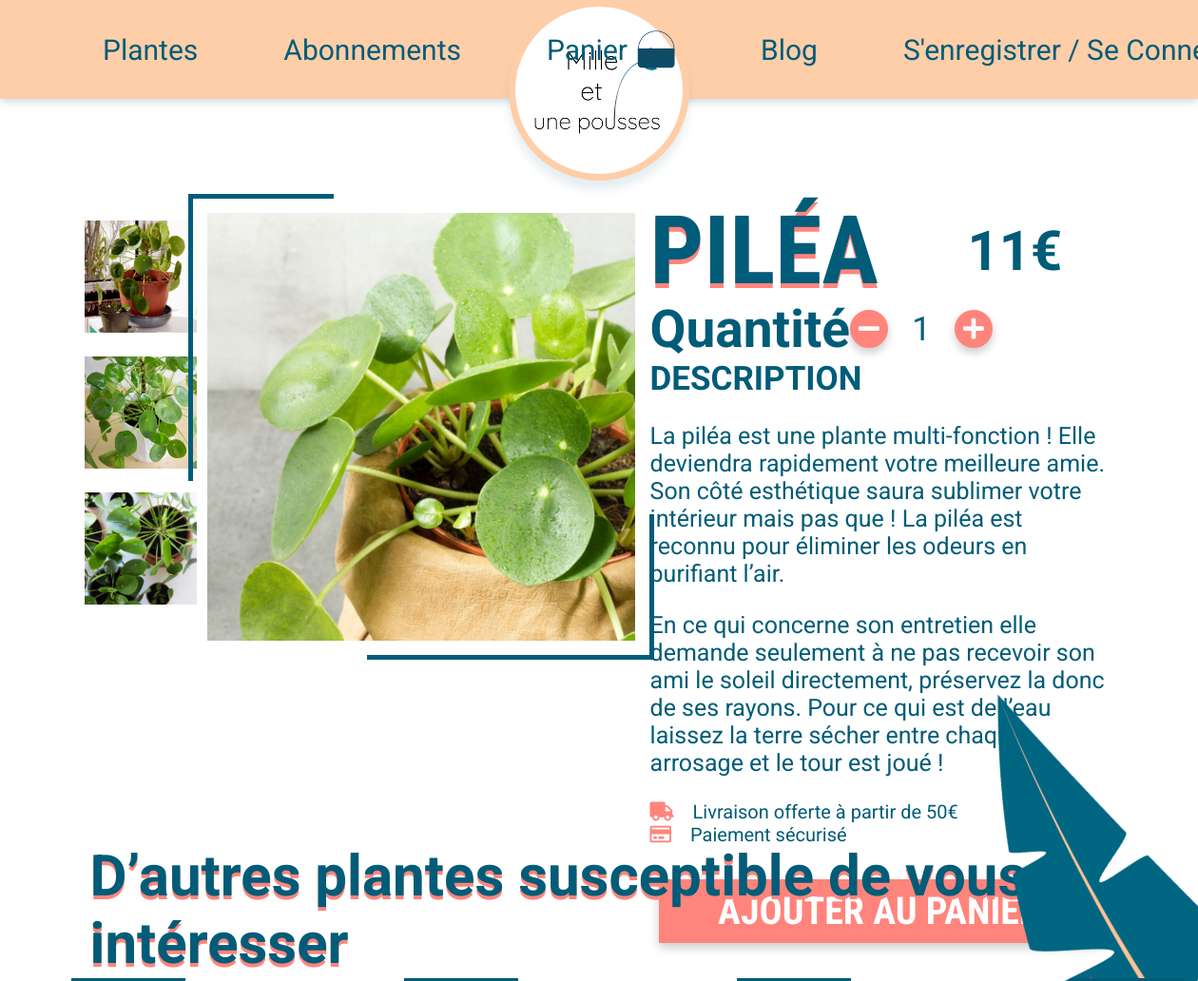
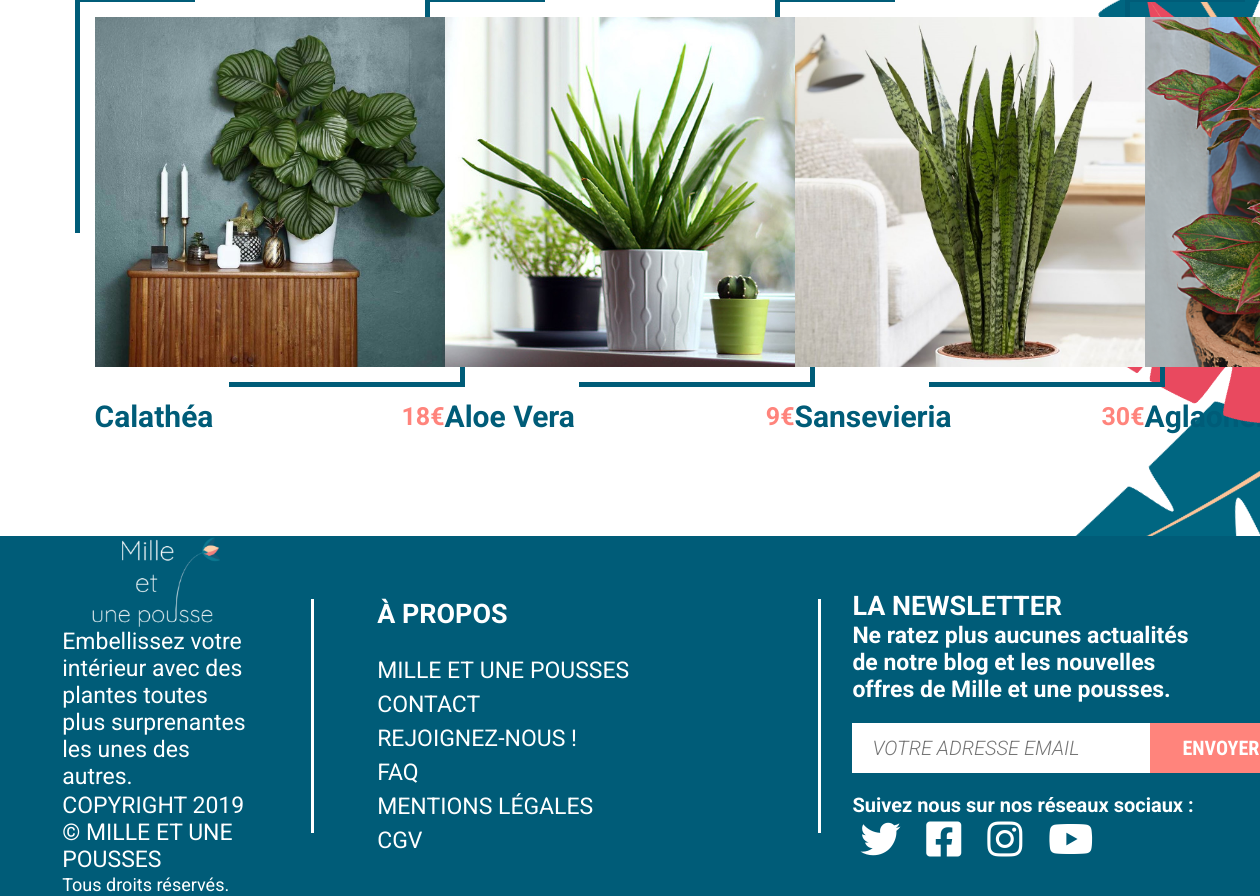
The app's page /product/details/Piléa with its own data (2 pictures, top to bottom).
### tables this page shows
CREATE TABLE `product_images` (
  `id` int(11) NOT NULL,
  `path` text NOT NULL,
  `alt` varchar(255) NOT NULL,
  `sort_order` int(11) NOT NULL,
  `product_id` int(11) NOT NULL
);

CREATE TABLE `products` (
  `id` int(11) NOT NULL,
  `name` varchar(100) NOT NULL,
  `price` int(11) NOT NULL,
  `description` text NOT NULL,
  `options` varchar(55) DEFAULT NULL,
  `maintenance` text
);

### src/Controllers/ProductController.php (called while the page is built, shortened)
<?php
class ProductController {
  public function detailsAction($name) {
    $name = urldecode($name);
    $pdo = Connection::getInstance();
    $product = Product::getProductByName($pdo, $name);
    $images = Image::getByName($pdo, $name);
    $otherProducts = Product::getOtherProducts($pdo, $name);
    shuffle($otherProducts);
    include "./product.php";
  }
}

### public/index.php (called while the page is built, shortened)
<?php
$request_url = $_SERVER['REQUEST_URI'];
$path = parse_url($request_url, PHP_URL_PATH);
$url_composants = explode("/", $path, 4);
if (isset($url_composants[3])) {
  $argument = $url_composants[3];
} else {
  $argument = null;
}
if (isset($url_composants[1])) {
  if (strlen($url_composants[1]) == 0) {
    $controller_name = "index";
  } else {
    $controller_name = $url_composants[1];
  }
} else {
  $controller_name = "index";
}
if (isset($url_composants[2])) {
  $action_name = $url_composants[2];
} else {
  $action_name = "index";
}
try {
  list($controller, $action) = Services\Router::load($controller_name, $action_name);
} catch (Services\Exception\ControllerNotFound $e) {
  $controller = new Controllers\ErrorController();
  $action = "e404";
  $argument = $e;
} catch (Services\Exception\ActionNotFound $e) {
  $controller = new Controllers\ErrorController();
  $action = "e404";
  $argument = $e;
} catch (Exception $e) {
  $controller = new Controllers\ErrorController();
  $action = "e500";
  $argument = $e;
}
$result = $controller->$action($argument);

### src/Models/Image.php (called while the page is built, shortened)
<?php
class Image {
  public static function getByName($pdo, $name) {
    $sql = "SELECT path, alt FROM `product_images` LEFT JOIN products ON products.id = product_images.product_id WHERE products.name = :name AND product_images.sort_order = 2";
    $q = $pdo->prepare($sql);
    $q->bindParam("name", $name);
    $q->execute();
    return $q->fetchAll();
  }
}

### src/Models/Product.php (called while the page is built, shortened)
<?php
class Product {
  public static function getProductByName($pdo, $name) {
    $sql = "SELECT products.id, products.price, products.description, products.maintenance, product_images.path, product_images.alt
            FROM products
            LEFT JOIN product_images ON product_images.product_id = products.id
            WHERE name = :name AND product_images.sort_order = 1";
    $q = $pdo->prepare($sql);
    $q->bindParam("name", $name);
    $q->execute();
    return $q->fetch();
  }
  public static function getOtherProducts($pdo, $name) {
    $sql = "SELECT products.id, products.name, products.price, product_images.path, product_images.alt
            FROM products
            LEFT JOIN product_images ON products.id = product_images.product_id
            WHERE product_images.sort_order = 1 AND products.name <> :name";
    $q = $pdo->prepare($sql);
    $q->bindParam("name", $name);
    $q->execute();
    return $q->fetchAll();
  }
}

### src/views/product.php (the view, shortened to what this page needs)
<?php include "./inc/head.php";?>
<main class="productPage">
    <section class="product-one">
        <div class="container">
            <div class="imgs">
                <?php foreach ($images as $image): ?>
                <div class="otherImg">
                    <img class="imgsProduct" src="<?php echo $image["path"] ?>" alt="<?php echo $image["alt"] ?>"
                        title="photo de <?php echo $image["alt"] ?>">
                </div>
                <?php endforeach?>
            </div>
            <div class="imgPrincipal">
                <img id="imgProduct" src="<?php echo $product["path"] ?>" alt="<?php echo $product["alt"] ?>"
                    title="photo de <?php echo $product["alt"] ?>">
            </div>
            <form method="POST" action="/user/addtocart" class="text">
                <header>
                    <h1 class="title c-deepBlue"><?php echo $name ?></h1>
                    <p class="price c-deepBlue"><?php echo floatval($product["price"]) / 100 ?>&euro;</p>
                </header>
                <div class="quantity">
                    <h3 class="c-deepBlue">quantité</h3>
                    <div>
                        <button id="less" type="button" class="btn btn-quantity btn-lightPink b-lightPink"
                            title="retirer un article">
                            <i class="fas fa-minus c-white"></i>
                        </button>
                        <input id="quantity" class="c-deepBlue" type="number" name="quantity" min="1" value="1"
                            title="nombre d'articles selectionnés">
                        <button id="more" type="button" class="btn btn-quantity btn-lightPink b-lightPink"
                            title="ajouter un article">
                            <i class="fas fa-plus c-white"></i>
                        </button>
                    </div>
                </div>
                <div class="description">
                    <h4 class="c-deepBlue">description</h4>
                    <p class="c-deepBlue"><?php echo $product["description"] ?></p>
                    <p class="c-deepBlue"><?php echo $product["maintenance"] ?></p>
                </div>
                <div class="delivery">
                    <div>
                        <i class="fas fa-truck c-lightPink"></i>
                        <p class="c-deepBlue">Livraison offerte à partir de 50€</p>
                    </div>
                    <div>
                        <i class="far fa-credit-card c-lightPink"></i>
                        <p class="c-deepBlue">Paiement sécurisé</p>
                    </div>
                </div>
            </form>
        </div>
    </section>
    <section class="product-two">
        <div class="container">
            <h2 class="c-deepBlue">D’autres plantes susceptible de vous intéresser</h2>
            <div class="other-products">
                <?php foreach ($otherProducts as $product): ?>
                <div>
                    <div class="frame">
                        <a href="/product/details/<?php echo urlencode($product["name"]) ?>">
                            <img src="<?php echo $product["path"] ?>" alt="<?php echo $product["alt"] ?>"
                                alt="photo de <?php echo $product["alt"] ?>">
                        </a>
                    </div>
                    <div class="info">
                        <h4 class="c-deepBlue"><?php echo $product["name"] ?></h4>
                        <h5 class="c-lightPink"><?php echo floatval($product["price"]) / 100 ?>&euro;</h5>
                    </div>
                </div>
                <?php endforeach?>
            </div>
        </div>
    </section>
</main>
<?php include "./inc/foot.php";?>

### records on screen
product_images: path (picture)
product_images: path (picture)
product_images: path (picture)
product_images: path (picture), floatval($product['price'])/100 "11", product.description "La piléa est une plante multi-fonction ! Elle deviendra rapidement votre meilleure amie. Son côté esthétique saura sublimer votre intérieur mais pas que ! La piléa est reconnu pour éliminer les odeurs en purifiant l’air.", product.maintenance "En ce qui concerne son entretien elle demande seulement à ne pas recevoir son ami le soleil directement, préservez la donc de ses rayons. Pour ce qui est de l’eau laissez la terre sécher entre chaque arrosage et le tour est joué !"
product_images: path+alt (picture), product.name "Calathéa", floatval($product['price'])/100 "18"
product_images: path (picture), product.name "Aloe Vera", floatval($product['price'])/100 "9"
product_images: path+alt (picture), product.name "Sansevieria"
product_images: path+alt (picture)

### other values on screen
$name "PILÉA"
